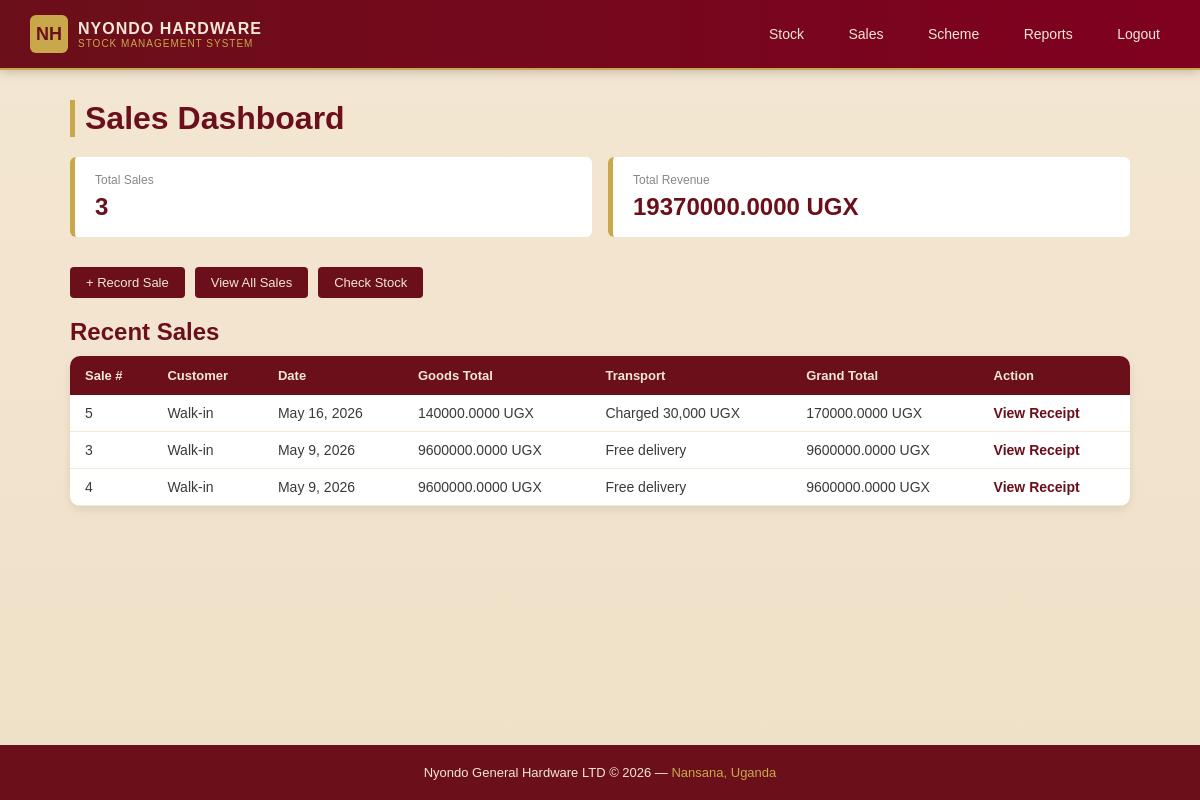
The page /sales/dashboard/ (signed in) on the database as committed earlier.
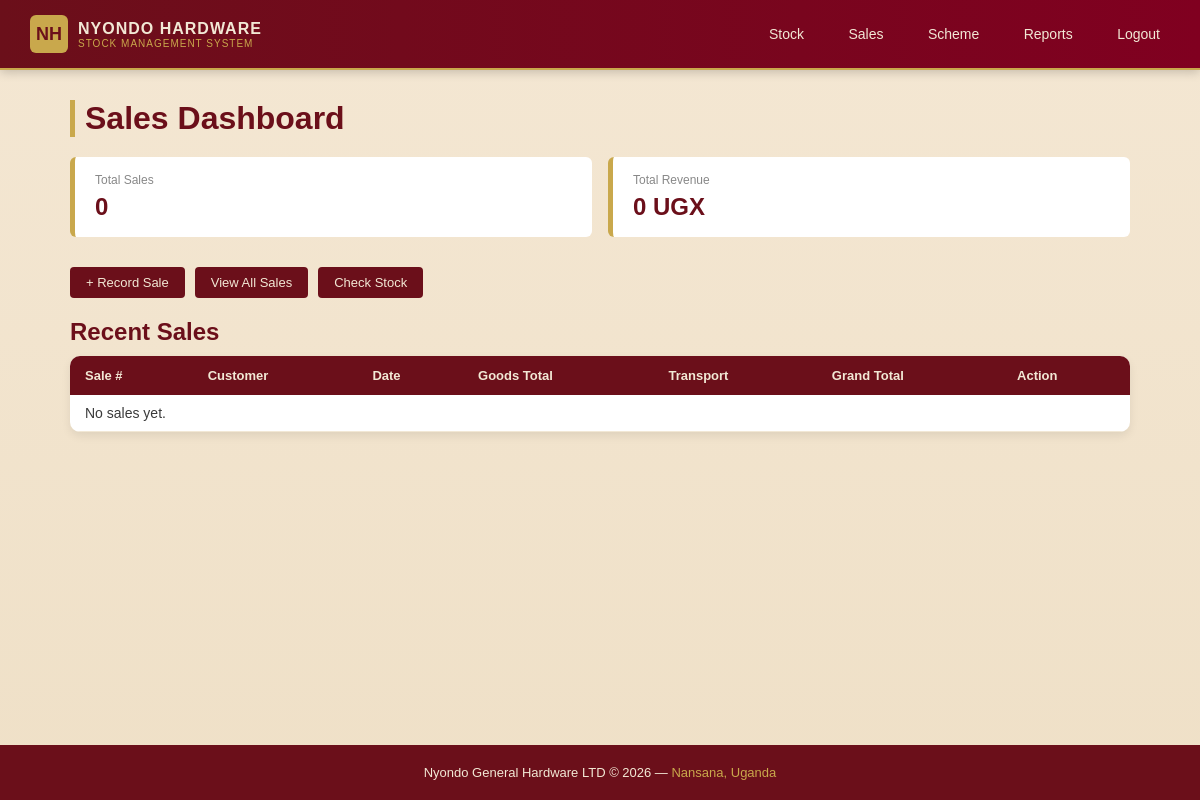
The same page on the database as committed later.
### sales/models.py (models this page shows, shortened)
class Sale(models.Model):
    TRANSPORT_CHOICES = [
        ('none',    'No delivery'),
        ('free',    'Free delivery'),
        ('charged', 'Charged 30,000 UGX'),
    ]
    PAYMENT_STATUS_CHOICES = [
        ('paid',    'Paid'),
        ('pending', 'Pending'),
        ('credit',  'Credit Scheme'),
    ]
    customer         = models.ForeignKey(Customer, on_delete=models.SET_NULL, null=True, blank=True, related_name='sales')
    sale_date        = models.DateField(auto_now_add=True)
    within_10km      = models.BooleanField(default=False)
    transport_fee    = models.DecimalField(max_digits=10, decimal_places=2, default=0)
    transport_status = models.CharField(max_length=10, choices=TRANSPORT_CHOICES, default='none')
    payment_status   = models.CharField(max_length=10, choices=PAYMENT_STATUS_CHOICES, default='paid')
    served_by        = models.ForeignKey('auth.User', on_delete=models.SET_NULL, null=True, related_name='sales')
    created_at       = models.DateTimeField(auto_now_add=True)
    def goods_total(self):
        return sum(item.line_total() for item in self.items.all())
    def grand_total(self):
        return self.goods_total() + self.transport_fee

class SaleItem(models.Model):
    sale       = models.ForeignKey(Sale, on_delete=models.CASCADE, related_name='items')
    product    = models.ForeignKey(Product, on_delete=models.PROTECT, related_name='sale_items')
    quantity   = models.DecimalField(max_digits=10, decimal_places=2)
    unit_price = models.DecimalField(max_digits=10, decimal_places=2)
    def line_total(self):
        return self.quantity * self.unit_price

### accounts/decorators.py (the view, shortened to what this page needs)
        def wrapper(request, *args, **kwargs):
            if not request.user.is_authenticated:
                return redirect('/login/')
            if request.user.is_superuser:
                return view_func(request, *args, **kwargs)

### sales/views.py (called while the page is built)
@role_required('attendant', 'manager')
def sales_dashboard(request):
    recent_sales  = Sale.objects.all().order_by('-sale_date')[:5]
    total_sales   = Sale.objects.all().count()
    all_sales     = Sale.objects.all()
    total_revenue = sum(sale.grand_total() for sale in all_sales)
    return render(request, 'sales/dashboard.html', {
        'recent_sales' : recent_sales,
        'total_sales'  : total_sales,
        'total_revenue': total_revenue,
    })

### sales/templates/sales/dashboard.html (shortened to what this page needs)
{% extends 'base.html' %}
{% block content %}
    <h1>Sales Dashboard</h1>
    <div class="cards">
        <div class="card">
            <p>Total Sales</p>
            <h2>{{ total_sales }}</h2>
        </div>
        <div class="card">
            <p>Total Revenue</p>
            <h2>{{ total_revenue }} UGX</h2>
        </div>
    </div>
    <div class="action-bar">
        <a href="{% url 'sale_add' %}">+ Record Sale</a>
        <a href="{% url 'sale_list' %}">View All Sales</a>
        <a href="{% url 'stock_dashboard' %}">Check Stock</a>
    </div>
    <h2>Recent Sales</h2>
    <table>
        <thead>
            <tr>
                <th>Sale #</th>
                <th>Customer</th>
                <th>Date</th>
                <th>Goods Total</th>
                <th>Transport</th>
                <th>Grand Total</th>
                <th>Action</th>
            </tr>
        </thead>
        <tbody>
            {% for sale in recent_sales %}
            <tr>
                <td>{{ sale.pk }}</td>
                <td>{{ sale.customer|default:"Walk-in" }}</td>
                <td>{{ sale.sale_date }}</td>
                <td>{{ sale.goods_total }} UGX</td>
                <td>{{ sale.get_transport_status_display }}</td>
                <td>{{ sale.grand_total }} UGX</td>
                <td>
                    <a class="action-edit" href="{% url 'sale_receipt' sale.pk %}">View Receipt</a>
                </td>
            </tr>
            {% empty %}
            <tr>
                <td colspan="7">No sales yet.</td>
            </tr>
            {% endfor %}
        </tbody>
    </table>
{% endblock %}

Rows that differ between the two databases and show on the page:
removed Sale: pk "5", customer "Walk-in", sale_date "May 16, 2026", goods_total "140000.0000", transport_status "Charged 30,000 UGX", grand_total "170000.0000"
removed Sale: pk "3", customer "Walk-in", sale_date "May 9, 2026", goods_total "9600000.0000", transport_status "Free delivery", grand_total "9600000.0000"
removed Sale: pk "4", customer "Walk-in", sale_date "May 9, 2026", goods_total "9600000.0000", transport_status "Free delivery", grand_total "9600000.0000"
Other text that changed with them:
{{ total_sales }}: "3" → "0"
{{ total_revenue }}: "19370000.0000" → "0"
text now shown: "No sales yet."
